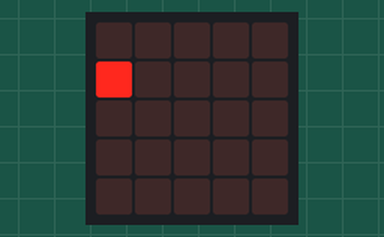
A program run on a simulated BBC micro:bit (MakeCode). Shown: the board's 5×5 LED display.

Above: at 0.1 s.
At 2.1 s:
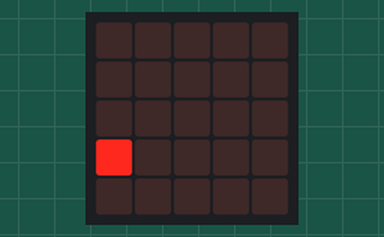
At 3.1 s:
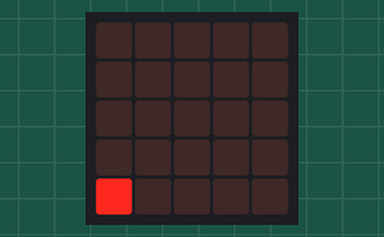
At 5.2 s:
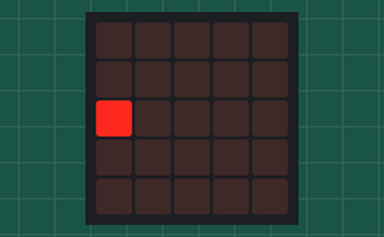
At 7.2 s:
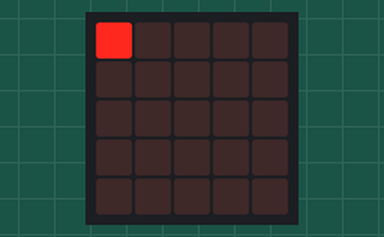

The program:

main.ts
```typescript
let direction_y = 1
let pos_y = 0
led.plot(0, pos_y)
basic.forever(function () {
    led.unplot(0, pos_y)
    pos_y += direction_y
    led.plot(0, pos_y)
    if (pos_y >= 4) {
        direction_y = -1
    } else if (pos_y <= 0) {
        direction_y = 1
    }
    basic.pause(1000)
})
```

test.ts
```typescript
// les tests vont ici ; cela ne sera pas compilé si ce paquet est utilisé en tant qu'extension.
```

Measured:
- by itself, everything shown: repeats every 8.2 s, in 8 steps
- what the display in image 1 shows lasts 1.1 s, from 2.0 s to 3.1 s
